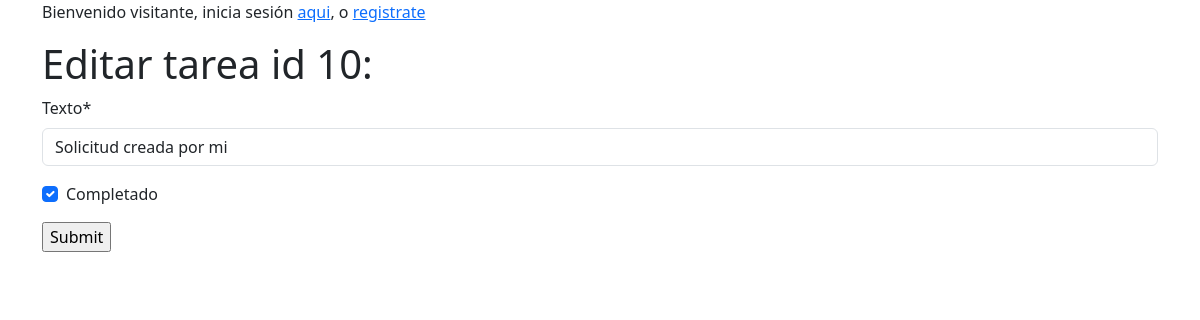
Page /editar/10 on the committed database.
### web_crud/models.py (models this page shows)
class Tarea(models.Model):
    id = models.BigAutoField(primary_key=True)
    texto = models.CharField(null = False,max_length=1024)
    completado = models.BooleanField()
    creador = models.ForeignKey(User,null=True,on_delete=models.CASCADE)

### web_crud/views.py (the view)
# urls.py: path('editar/<int:id>',views.editar,name='editar'),
def editar(request,id):
    tarea = Tarea.objects.get(id = id)
    if request.method == 'POST':
        form = NuevaTareaForm(request.POST)
        if form.is_valid():
            texto = form.cleaned_data.get('texto')
            completado = form.cleaned_data.get('completado')
            tarea.texto = texto
            tarea.completado = completado
            tarea.save()
            return redirect('lista')
    else:
        form = NuevaTareaForm(initial={
                "texto":tarea.texto,
                "completado":tarea.completado
            })
    return render(request,'editar.html',{"tarea":tarea,"form":form})

### web_crud/forms.py
class NuevaTareaForm(forms.Form):
    texto = forms.CharField( max_length=1024, required=True,min_length=8)
    completado = forms.BooleanField(required=False)

### web_crud/templates/editar.html (shortened to what this page needs)
{% extends "base.html" %}
{% load crispy_forms_tags %}
{% block contenido %}
<h1>Editar tarea id {{tarea.id}}:</h1>
<form action="{% url "editar" tarea.id %}" method="POST">
    {{form|crispy}}
    <input type="submit" value="Submit">
</form>
{% endblock contenido %}

### rows in the picture
Tarea: id "10", texto "Solicitud creada por mi", completado "☑"
